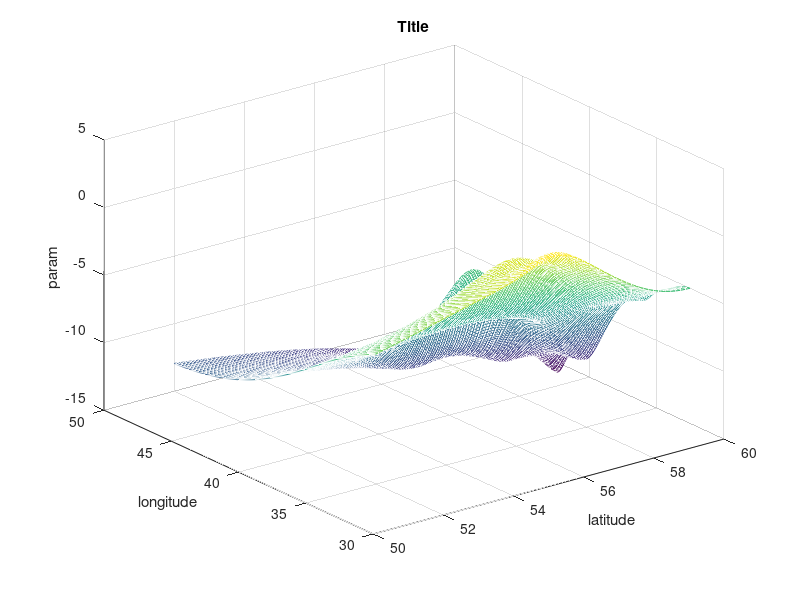

Write the MATLAB code that produced this figure.

clc; close all; clear all; warning off;

CSV = csvread('./data.csv');

LAT_COLUMN = 1;
LON_COLUMN = 2;
DATA_COLUMN = 3;

raw_data = CSV(16:end, :);

mlat = raw_data(:, LAT_COLUMN);
mlon = raw_data(:, LON_COLUMN);
mdata = raw_data(:, DATA_COLUMN);

uniq_lat = unique(mlat);
uniq_lon = unique(mlon);

n_lat = length(uniq_lat);
n_lon = length(uniq_lon);

zz = zeros(n_lon, n_lat);

for i = [1:length(raw_data)]
    lat_idx = lookup(uniq_lat, mlat(i));
    lon_idx = lookup(uniq_lon, mlon(i));
    zz(lon_idx, lat_idx) = mdata(i);
endfor

[xx,yy] = meshgrid(uniq_lat, uniq_lon);
mesh(xx, yy, zz);

title('Title');
xlabel('latitude');
ylabel('longitude');
zlabel('param');
